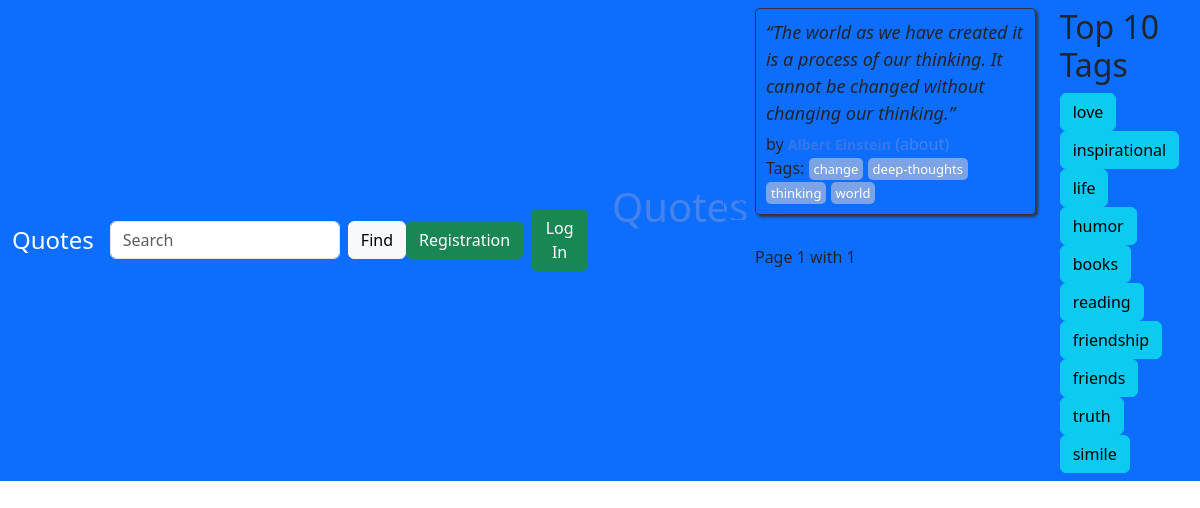
Page /tag/1/ on the committed database.
### quotes/models.py (models this page shows, shortened)
class Quote(models.Model):
    quote = models.TextField()
    tags = models.ManyToManyField(Tag)
    author = models.ForeignKey(Author, on_delete=models.CASCADE, default=None, null=True)
    created_at = models.DateTimeField(auto_now_add=True)

class Tag(models.Model):
    name = models.CharField(max_length=40, null=False, unique=True)

### quotes/views.py (the view)
# urls.py: path('tag/<int:_id>/', views.find_tag, name='find_tag'),
def find_tag(request, _id):
    per_page = 5
    if isinstance(_id, int):
        quotes = Quote.objects.filter(tags=_id).all()
    elif isinstance(_id, str):
        tag_id = Tag.objects.filter(name=_id).first()
        quotes = Quote.objects.filter(tags=tag_id).all()
    paginator = Paginator(list(quotes), per_page)
    page_number = request.GET.get('page')
    page_obj = paginator.get_page(page_number)
    top_tags = Quote.objects.values('tags__id', 'tags__name').annotate(quote_count=Count('tags__name')).order_by(
        '-quote_count')[:10]
    return render(request, 'quotes/find_tag.html',
                  context={'quotes': page_obj, 'tag_name': _id, 'top_tags': top_tags})

### quotes/templates/quotes/find_tag.html (shortened to what this page needs)
{%extends "quotes/base.html"%}
{% load extract %}
{% block content %}
<div class="row">
    <div class="col-md-8">
        {% for quote in quotes %}
        <div class="quote" itemscope="" itemtype="http://schema.org/CreativeWork">
            <span class="text" itemprop="text">{{quote.quote}}</span>
            <span>by <small class="author" itemprop="author">{{quote.author.fullname}}</small>
            <a href="{% url 'quotes:author_about' quote.author.id %}">(about)</a>
            </span>
            <div class="tags">
                Tags:
                {% for tag in quote.tags.all %}
                <a class="tag" href="{% url 'quotes:find_tag' tag.id %}">{{tag.name}}</a>
                {% endfor %}
            </div>
        </div>
        {% endfor %}
        <nav>
            <ul class="pagination">
                <li class="previous">
                    <span class="current">Page {{ quotes.number }} with {{ quotes.paginator.num_pages }}</span>
                </li>
            </ul>
        </nav>
    </div>
    <div class="col-md-4 themed-grid-col">
        <h2>Top 10 Tags</h2>
        {% for tag in top_tags %}
        <div class="tags">
            <a class="btn btn-info" href="{% url 'super_quotes:find_tag' tag.tags__name %}">{{tag.tags__name}}</a>
        </div>
        {% endfor %}
    </div>
</div>
{% endblock %}

### quotes/static/quotes/style.css (style rules this page uses)
.quote { padding: 10px; margin-bottom: 30px; border: 1px solid #333333; border-radius: 5px; box-shadow: 2px 2px 3px #333333; }
.quote span.text { display: block; margin-bottom: 5px; font-size: large; font-style: italic; }
* { -webkit-box-sizing: border-box; -moz-box-sizing: border-box; box-sizing: border-box; }
.quote small.author { font-weight: bold; color: #3677E8; }
a { color: #4582ec; text-decoration: none; }
.tag { padding: 2px 5px; border-radius: 5px; color: white; font-size: small; background-color: #7CA3E6; }

### rows in the picture
Quote: quote "“The world as we have created it is a process of our thinking. It cannot be changed without changing our thinking.”"
Tag: name "change"
Tag: name "deep-thoughts"
Tag: name "thinking"
Tag: name "world"

### other values in the picture
{{ quotes.number }} "1"
{{ quotes.paginator.num_pages }} "1"
{{ tag.tags__name }} "love" "inspirational" "life" "humor" "books" "reading" "friendship" "friends" "truth" "simile"
